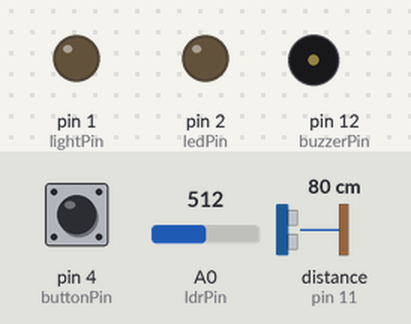
Simulated run of this sketch. Board: Arduino Uno, built with avr-gcc and run on an emulated ATmega328P. Parts: output pins drawn as LEDs (lit = HIGH), buzzer (waves = sounding). Dashed ring = blinking. The test bench sets the inputs (shaded band); at power-on: pin 4 (buttonPin) LOW, distance to the obstacle (sensor on pin 11) 80 cm, A0 (ldrPin) = 512. The echo pulse lasts 58.3 µs per cm; pins used as bus, display or sensor lines are not drawn.

Above: at 1.2 s.
1.3 s: pin 4 (buttonPin) pulled HIGH for 0.15 s
At 2.11 s:
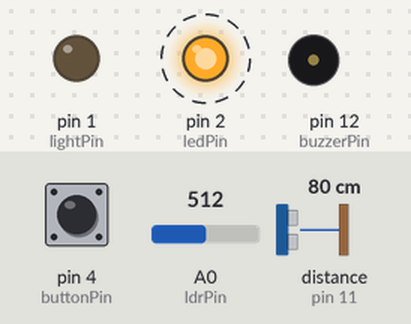
4.3 s: distance to the obstacle (sensor on pin 11) set to 23 cm
7.3 s: distance to the obstacle (sensor on pin 11) set to 19 cm
At 8.95 s:
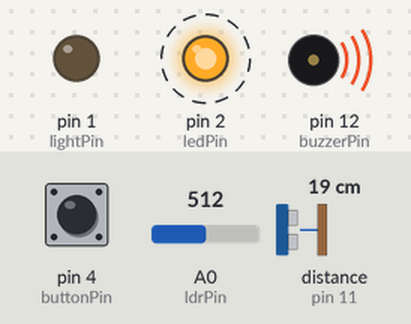
10.3 s: A0 (ldrPin) set to 363
13.3 s: A0 (ldrPin) set to 344
At 14.16 s:
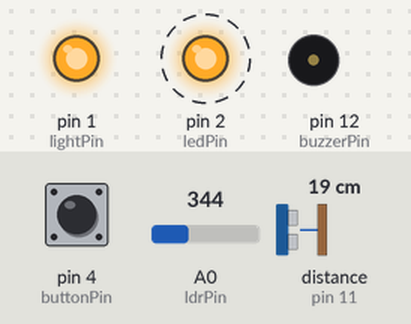
16.3 s: A0 (ldrPin) set to 360
At 17.97 s:
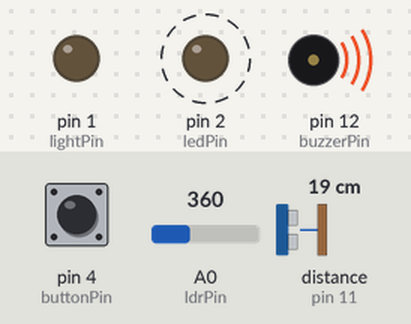
Timing chart, 0 to 20.3 s (numbered marks = the images above; inputs shaded):
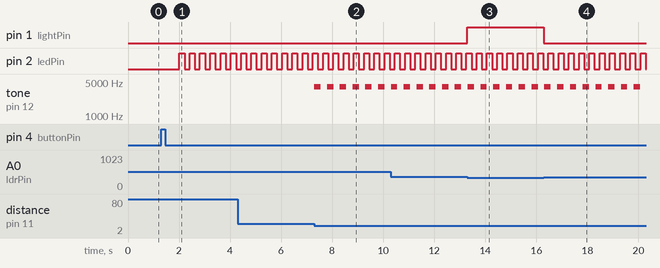

Measured:
- the behaviour switches between 21 and 20 cm on distance to the obstacle (sensor on pin 11) (found by bisection; images 1 and 2)
- the behaviour switches between 351 and 350 on A0 (ldrPin) (found by bisection; images 2 and 3)
- after the input at 1.3 s, pin 2 (ledPin): alternates HIGH for 0.20 s and LOW for 0.20 s, starting after 0.71 s
- after the input at 7.3 s, tone on pin 12 (buzzerPin): alternates 4000 Hz for 0.25 s and silent for 0.25 s, starting at once
- after the input at 13.3 s, pin 1 (lightPin): LOW → HIGH at once
- after the input at 16.3 s, pin 1 (lightPin): HIGH → LOW at once

The sketch:

ardunio.ino
```cpp
// (licence header left out)
// CONSTANTS
const int ledPin = 2;
const int lightPin = 1;
const int buttonPin = 4;
const int buzzerPin = 12;
const int trigPin = 10;
const int echoPin = 11;
int ldrPin = A0;
const int cutoffDistance = 20;

// VARIABLES
long duration;
int distance;
bool buttonState;
bool state;

// flashing warning light variables
bool lightState;
int lightDelay = 200;
long currentMillis;
long delayMillis = currentMillis;

// headlight variables
int ldrState;
bool yellowLightState;

// buzzer variables
bool buzzerState;
int buzzerDelay = 250;
long buzzerDelayMillis = currentMillis;

// CODE BEGINS
void setup()
{
  pinMode(trigPin, OUTPUT);
  pinMode(echoPin, INPUT);
  pinMode(ledPin, OUTPUT);
  pinMode(buzzerPin, OUTPUT);
  pinMode(lightPin, OUTPUT);
  pinMode(ldrPin, INPUT);
}

void loop()
{

  if (state == LOW) {
    lightState = LOW;
    yellowLightState = LOW;
    digitalWrite(ledPin, lightState);
    digitalWrite(lightPin, yellowLightState);
    noTone(buzzerPin);
  }

  currentMillis = millis();
  buttonState = digitalRead(buttonPin);
  ldrState = analogRead(ldrPin);

  if (buttonState == HIGH) {
    state = !state;
    delay(500);
  }

  // active state
  if (state == HIGH) {
    // ultrasonic sensor code
    digitalWrite(trigPin, LOW);
  	delayMicroseconds(2);
    digitalWrite(trigPin, HIGH);
  	delayMicroseconds(10);
 	  digitalWrite(trigPin, LOW);
 	  duration = pulseIn(echoPin, HIGH);
 	  distance = duration * 0.034 / 2;
 	  Serial.print("Distance: ");
 	  Serial.println(distance);

    // led code
    if (currentMillis - delayMillis >= lightDelay) {
     	lightState = !lightState;
      	digitalWrite(ledPin, lightState);
   		delayMillis = currentMillis;
  	}
    Serial.print(distance);

    // buzzer code
    if (distance < cutoffDistance) {
      if (currentMillis - buzzerDelayMillis >= buzzerDelay) {
     	  buzzerState = !buzzerState;
        if (buzzerState == LOW) {
          noTone(buzzerPin);
        }
        else if (buzzerState == HIGH) {
          tone(buzzerPin, 4000);
        }
   		buzzerDelayMillis = currentMillis;
  	  }
    }
    else if (distance > cutoffDistance) {
      buzzerState = LOW;
      noTone(buzzerPin);
    }

    if (ldrState<=350){
      if (yellowLightState == LOW) {
        yellowLightState = HIGH;
        digitalWrite(lightPin, yellowLightState);
      }
    }
    else {
        yellowLightState = LOW;
        digitalWrite(lightPin, yellowLightState);
    }
  }
}
```
